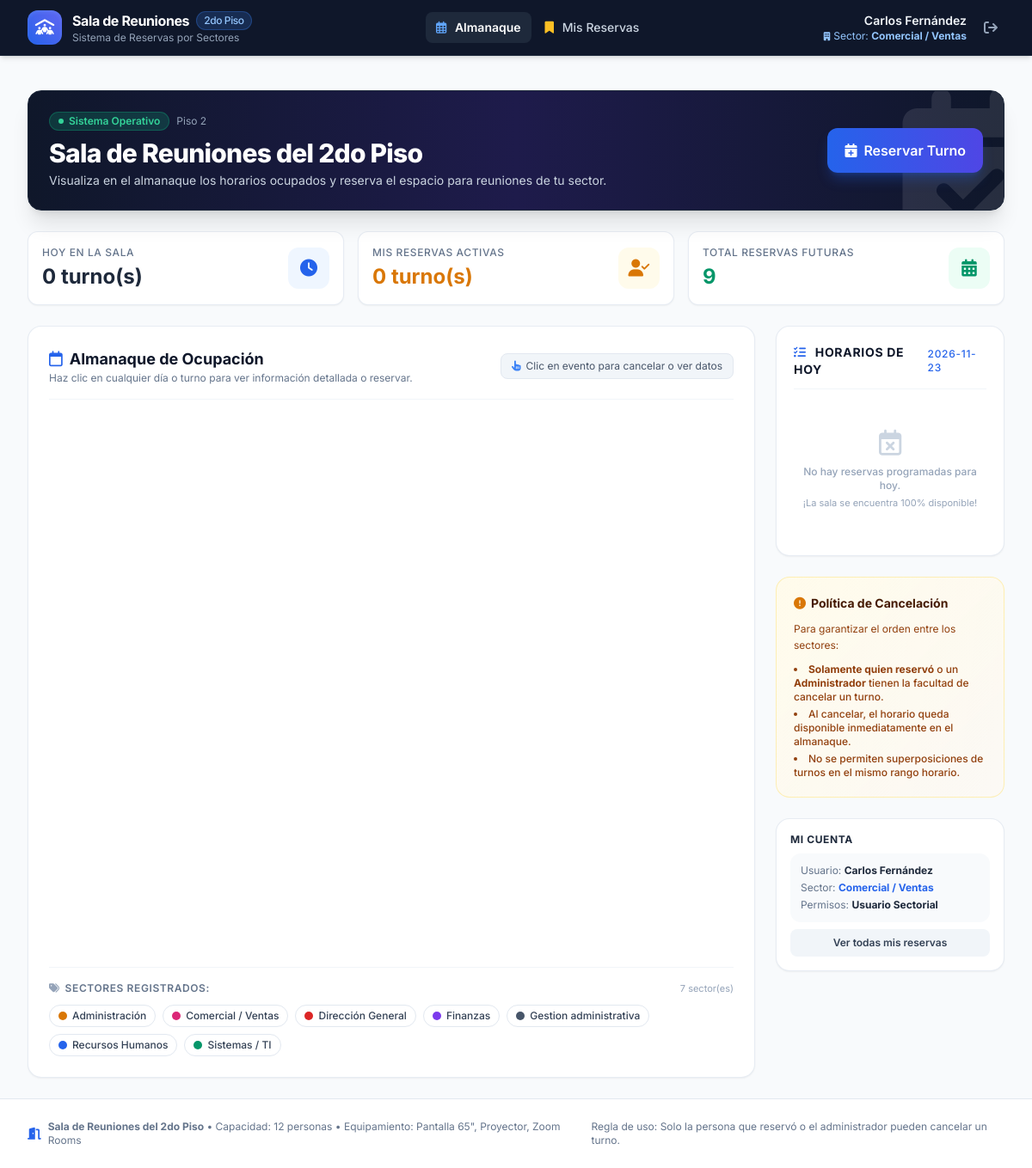
/ (signed in), run on the app's committed database.
### tables this page shows
CREATE TABLE users (
            id INTEGER PRIMARY KEY AUTOINCREMENT,
            username TEXT UNIQUE NOT NULL,
            password_hash TEXT NOT NULL,
            full_name TEXT NOT NULL,
            sector TEXT NOT NULL,
            role TEXT NOT NULL DEFAULT 'user',
            created_at TIMESTAMP DEFAULT CURRENT_TIMESTAMP
        );

### app.py (the view)
@app.route("/")
@login_required
def index():
    conn = get_db_connection()
    today_str = date.today().strftime("%Y-%m-%d")
    todays_reservations = conn.execute('''
        SELECT r.*, u.full_name, u.sector, u.username
        FROM reservations r
        JOIN users u ON r.user_id = u.id
        WHERE r.date = ? AND r.status = 'active'
        ORDER BY r.start_time ASC
    ''', (today_str,)).fetchall()
    total_active = conn.execute("SELECT COUNT(*) FROM reservations WHERE status = 'active'").fetchone()[0]
    my_active = conn.execute(
        "SELECT COUNT(*) FROM reservations WHERE user_id = ? AND status = 'active' AND date >= ?",
        (session["user_id"], today_str)
    ).fetchone()[0]
    conn.close()
    return render_template(
        "index.html",
        todays_reservations=todays_reservations,
        total_active=total_active,
        my_active=my_active,
        today_str=today_str
    )

### app.py (called while the page is built)
def login_required(f):
    @wraps(f)
    def decorated_function(*args, **kwargs):
        if "user_id" not in session:
            flash("Por favor inicia sesión para acceder.", "warning")
            return redirect(url_for("login"))
        return f(*args, **kwargs)
    return decorated_function

@app.context_processor
def inject_global_data():
    current_user = None
    if "user_id" in session:
        conn = get_db_connection()
        current_user = conn.execute("SELECT * FROM users WHERE id = ?", (session["user_id"],)).fetchone()
        conn.close()
    return {
        "current_user": current_user,
        "SECTORS": get_active_sectors(),
        "now": datetime.now()
    }

### database.py (called while the page is built)
def get_sector_color(sector_name):
    if not sector_name:
        return "#64748b"
    clean_name = sector_name.strip().lower()
    if clean_name in KNOWN_COLORS:
        return KNOWN_COLORS[clean_name]
    hash_val = sum((i + 1) * ord(c) for i, c in enumerate(clean_name))
    return SECTOR_PALETTE[hash_val % len(SECTOR_PALETTE)]

def get_active_sectors():
    try:
        conn = get_db_connection()
        rows = conn.execute("SELECT DISTINCT sector FROM users WHERE sector IS NOT NULL AND TRIM(sector) != '' ORDER BY sector ASC").fetchall()
        conn.close()
        return [{"name": r["sector"], "color": get_sector_color(r["sector"])} for r in rows]
    except Exception:
        return []

def get_db_connection():
    conn = sqlite3.connect(DB_NAME)
    conn.row_factory = sqlite3.Row
    conn.execute("PRAGMA foreign_keys = ON")
    return conn

### templates/index.html (shortened to what this page needs)
{% extends "base.html" %}
{% block content %}
<div class="space-y-6">
  <div class="bg-gradient-to-r from-slate-900 via-indigo-950 to-slate-900 rounded-2xl p-6 text-white shadow-xl border border-slate-800 relative overflow-hidden">
    <div class="absolute -right-10 -bottom-10 opacity-10 text-white pointer-events-none">
      <i class="fa-solid fa-calendar-check text-[180px]"></i>
    </div>
    <div class="relative z-10 flex flex-col md:flex-row md:items-center justify-between gap-6">
      <div>
        <div class="flex items-center gap-2 mb-2">
          <span class="inline-flex items-center px-2.5 py-0.5 rounded-full text-xs font-semibold bg-emerald-500/20 text-emerald-400 border border-emerald-500/30">
            <span class="w-1.5 h-1.5 rounded-full bg-emerald-400 mr-1.5 animate-pulse"></span> Sistema Operativo
          </span>
          <span class="text-xs text-slate-400">Piso 2</span>
        </div>
        <h1 class="text-2xl sm:text-3xl font-extrabold text-white tracking-tight">
          Sala de Reuniones del 2do Piso
        </h1>
        <p class="text-slate-300 text-sm mt-1 max-w-2xl">
          Visualiza en el almanaque los horarios ocupados y reserva el espacio para reuniones de tu sector.
        </p>
      </div>
      <div class="flex flex-col sm:flex-row items-stretch sm:items-center gap-3">
        <button onclick="openBookingModal()"
                class="inline-flex items-center justify-center gap-2 bg-gradient-to-r from-brand-600 to-indigo-600 hover:from-brand-500 hover:to-indigo-500 text-white font-semibold px-5 py-3.5 rounded-xl shadow-lg shadow-brand-600/30 transition-all hover:scale-[1.02] active:scale-[0.98]">
          <i class="fa-solid fa-calendar-plus text-base"></i>
          <span>Reservar Turno</span>
        </button>
      </div>
    </div>
  </div>
  <div class="grid grid-cols-1 sm:grid-cols-3 gap-4">
    <div class="bg-white rounded-xl p-4 border border-slate-200/80 shadow-sm flex items-center justify-between">
      <div>
        <p class="text-xs font-medium text-slate-500 uppercase tracking-wider">Hoy en la sala</p>
        <p class="text-2xl font-bold text-slate-800 mt-1">{{ todays_reservations|length }} turno(s)</p>
      </div>
      <div class="w-12 h-12 rounded-xl bg-brand-50 text-brand-600 flex items-center justify-center text-xl">
        <i class="fa-solid fa-clock"></i>
      </div>
    </div>
    <div class="bg-white rounded-xl p-4 border border-slate-200/80 shadow-sm flex items-center justify-between">
      <div>
        <p class="text-xs font-medium text-slate-500 uppercase tracking-wider">Mis reservas activas</p>
        <p class="text-2xl font-bold text-amber-600 mt-1">{{ my_active }} turno(s)</p>
      </div>
      <div class="w-12 h-12 rounded-xl bg-amber-50 text-amber-600 flex items-center justify-center text-xl">
        <i class="fa-solid fa-user-check"></i>
      </div>
    </div>
    <div class="bg-white rounded-xl p-4 border border-slate-200/80 shadow-sm flex items-center justify-between">
      <div>
        <p class="text-xs font-medium text-slate-500 uppercase tracking-wider">Total Reservas Futuras</p>
        <p class="text-2xl font-bold text-emerald-600 mt-1">{{ total_active }}</p>
      </div>
      <div class="w-12 h-12 rounded-xl bg-emerald-50 text-emerald-600 flex items-center justify-center text-xl">
        <i class="fa-solid fa-calendar-days"></i>
      </div>
    </div>
  </div>
  <div class="grid grid-cols-1 lg:grid-cols-4 gap-6">
    <div class="lg:col-span-3 space-y-4">
      <div class="bg-white rounded-2xl border border-slate-200/80 shadow-sm p-4 sm:p-6">
        <div class="flex flex-col sm:flex-row sm:items-center justify-between gap-4 pb-4 border-b border-slate-100 mb-4">
          <div>
            <h2 class="text-lg font-bold text-slate-900 flex items-center gap-2">
              <i class="fa-regular fa-calendar text-brand-600"></i> Almanaque de Ocupación
            </h2>
            <p class="text-xs text-slate-500">
              Haz clic en cualquier día o turno para ver información detallada o reservar.
            </p>
          </div>
          <div class="flex items-center gap-2">
            <span class="text-xs bg-slate-100 text-slate-600 px-3 py-1.5 rounded-lg border border-slate-200 flex items-center gap-1.5">
              <i class="fa-solid fa-hand-pointer text-brand-500 text-xs"></i> Clic en evento para cancelar o ver datos
            </span>
          </div>
        </div>
        <div id="calendar" class="min-h-[620px]"></div>
        {% if SECTORS and SECTORS|length > 0 %}
        <div class="mt-6 pt-4 border-t border-slate-100">
          <div class="flex items-center justify-between mb-2.5">
            <p class="text-xs font-semibold text-slate-500 uppercase tracking-wider flex items-center gap-1.5">
              <i class="fa-solid fa-tags text-slate-400"></i> Sectores Registrados:
            </p>
            <span class="text-[11px] text-slate-400">{{ SECTORS|length }} sector(es)</span>
          </div>
          <div class="flex flex-wrap gap-2">
            {% for sector in SECTORS %}
            <span class="inline-flex items-center text-xs font-medium px-2.5 py-1 rounded-full bg-white border border-slate-200 text-slate-700 shadow-xs">
              <span class="w-2.5 h-2.5 rounded-full mr-1.5" style="background-color: {{ sector.color }};"></span>
              {{ sector.name }}
            </span>
            {% endfor %}
          </div>
        </div>
        {% endif %}
      </div>
    </div>
    <div class="space-y-6">
      <div class="bg-white rounded-2xl border border-slate-200/80 shadow-sm p-5">
        <h3 class="text-sm font-bold text-slate-900 uppercase tracking-wider flex items-center justify-between pb-3 border-b border-slate-100 mb-3">
          <span><i class="fa-solid fa-list-check text-brand-600 mr-1.5"></i> Horarios de Hoy</span>
          <span class="text-xs text-brand-600 font-medium">{{ today_str }}</span>
        </h3>
        {% if todays_reservations %}
          <div class="space-y-3">
            {% for item in todays_reservations %}
              <div class="p-3 rounded-xl border border-slate-100 bg-slate-50/60 hover:bg-slate-100/80 transition-colors">
                <div class="flex items-center justify-between text-xs mb-1">
                  <span class="font-bold text-slate-800">
                    <i class="fa-regular fa-clock text-slate-400 mr-1"></i> {{ item.start_time }} - {{ item.end_time }}
                  </span>
                  <span class="px-2 py-0.5 rounded text-[11px] font-semibold bg-white border border-slate-200 text-slate-700">
                    {{ item.duration_minutes }} min
                  </span>
                </div>
                <div class="text-xs font-bold text-slate-900 truncate">
                  {{ item.title }}
                </div>
                <div class="text-[11px] text-slate-500 mt-1 flex items-center justify-between">
                  <span><i class="fa-solid fa-building text-[10px] text-slate-400 mr-1"></i>{{ item.sector }}</span>
                  <span class="text-slate-600 font-medium">{{ item.full_name }}</span>
                </div>
              </div>
            {% endfor %}
          </div>
        {% else %}
          <div class="text-center py-8 text-slate-400">
            <i class="fa-regular fa-calendar-xmark text-3xl mb-2 text-slate-300"></i>
            <p class="text-xs font-medium">No hay reservas programadas para hoy.</p>
            <p class="text-[11px] text-slate-400 mt-1">¡La sala se encuentra 100% disponible!</p>
          </div>
        {% endif %}
      </div>
      <div class="bg-gradient-to-br from-amber-50 to-orange-50/50 rounded-2xl border border-amber-200/60 p-5 text-amber-900 text-xs space-y-2.5">
        <h4 class="font-bold text-amber-950 flex items-center gap-1.5 text-sm">
          <i class="fa-solid fa-circle-exclamation text-amber-600"></i> Política de Cancelación
        </h4>
        <p class="text-amber-800 leading-relaxed">
          Para garantizar el orden entre los sectores:
        </p>
        <ul class="list-disc list-inside space-y-1 text-amber-800 font-medium">
          <li><strong>Solamente quien reservó</strong> o un <strong>Administrador</strong> tienen la facultad de cancelar un turno.</li>
          <li>Al cancelar, el horario queda disponible inmediatamente en el almanaque.</li>
          <li>No se permiten superposiciones de turnos en el mismo rango horario.</li>
        </ul>
      </div>
      <div class="bg-white rounded-2xl border border-slate-200/80 shadow-sm p-4 text-xs space-y-2">
        <h4 class="font-bold text-slate-800 text-xs uppercase tracking-wider">Mi Cuenta</h4>
        <div class="p-3 bg-slate-50 rounded-xl space-y-1">
          <p><span class="text-slate-500">Usuario:</span> <strong>{{ current_user.full_name }}</strong></p>
          <p><span class="text-slate-500">Sector:</span> <strong class="text-brand-600">{{ current_user.sector }}</strong></p>
          <p><span class="text-slate-500">Permisos:</span> <strong>{{ 'Administrador General' if current_user.role == 'admin' else 'Usuario Sectorial' }}</strong></p>
        </div>
        <a href="{{ url_for('my_bookings') }}" class="block text-center w-full py-2 bg-slate-100 hover:bg-slate-200 text-slate-700 font-semibold rounded-lg transition-colors">
          Ver todas mis reservas
        </a>
      </div>
    </div>
  </div>
</div>
{% endblock %}

### templates/base.html (shortened to what this page needs)
<!DOCTYPE html>
<html lang="es" class="h-full bg-slate-50">
<head>
  <script src="https://cdn.tailwindcss.com"></script>
  <link rel="stylesheet" href="https://cdnjs.cloudflare.com/ajax/libs/font-awesome/6.5.1/css/all.min.css">
  <link rel="stylesheet" href="{{ url_for('static', filename='css/style.css') }}">
</head>
<body class="h-full flex flex-col antialiased text-slate-800">
  <header class="bg-slate-900 border-b border-slate-800 text-white shadow-md sticky top-0 z-40">
    <div class="max-w-7xl mx-auto px-4 sm:px-6 lg:px-8">
      <div class="flex items-center justify-between h-16">
        <div class="flex items-center space-x-3">
          <a href="{{ url_for('index') }}" class="flex items-center space-x-3 group">
            <div class="w-10 h-10 rounded-xl bg-gradient-to-tr from-brand-600 to-indigo-500 flex items-center justify-center text-white shadow-inner shadow-brand-400/30 group-hover:scale-105 transition-transform">
              <i class="fa-solid fa-people-roof text-lg"></i>
            </div>
            <div>
              <div class="font-bold text-base tracking-tight text-white flex items-center gap-2">
                Sala de Reuniones
                <span class="text-xs bg-brand-500/20 text-brand-300 border border-brand-500/30 px-2 py-0.5 rounded-full font-medium">2do Piso</span>
              </div>
              <div class="text-xs text-slate-400">Sistema de Reservas por Sectores</div>
            </div>
          </a>
        </div>
        {% if current_user %}
        <nav class="hidden md:flex items-center space-x-1">
          <a href="{{ url_for('index') }}"
             class="px-3 py-2 rounded-lg text-sm font-medium transition-colors {% if request.endpoint == 'index' %}bg-slate-800 text-white font-semibold{% else %}text-slate-300 hover:text-white hover:bg-slate-800/60{% endif %}">
            <i class="fa-regular fa-calendar-days mr-1.5 text-brand-400"></i> Almanaque
          </a>
          <a href="{{ url_for('my_bookings') }}"
             class="px-3 py-2 rounded-lg text-sm font-medium transition-colors {% if request.endpoint == 'my_bookings' %}bg-slate-800 text-white font-semibold{% else %}text-slate-300 hover:text-white hover:bg-slate-800/60{% endif %}">
            <i class="fa-solid fa-bookmark mr-1.5 text-amber-400"></i> Mis Reservas
          </a>
        </nav>
        <div class="flex items-center space-x-3">
          <div class="hidden sm:flex flex-col items-end">
            <div class="text-sm font-semibold text-slate-100 flex items-center gap-1.5">
              {{ current_user.full_name }}
            </div>
            <div class="text-xs text-brand-300 flex items-center gap-1">
              <i class="fa-solid fa-building text-[10px]"></i>
              <span>Sector: <strong>{{ current_user.sector }}</strong></span>
            </div>
          </div>
          <a href="{{ url_for('logout') }}" title="Cerrar sesión"
             class="p-2 text-slate-400 hover:text-rose-400 hover:bg-slate-800 rounded-lg transition-colors">
            <i class="fa-solid fa-arrow-right-from-bracket text-base"></i>
          </a>
        </div>
        {% endif %}
      </div>
    </div>
  </header>
  <main class="flex-grow max-w-7xl mx-auto px-4 sm:px-6 lg:px-8 py-6 w-full">
    {% block content %}{% endblock %}
  </main>
  <footer class="bg-white border-t border-slate-200 py-6 text-slate-500 text-xs mt-auto">
    <div class="max-w-7xl mx-auto px-4 sm:px-6 lg:px-8 flex flex-col sm:flex-row items-center justify-between gap-4">
      <div class="flex items-center gap-2">
        <i class="fa-solid fa-door-open text-brand-600 text-sm"></i>
        <span><strong>Sala de Reuniones del 2do Piso</strong> &bull; Capacidad: 12 personas &bull; Equipamiento: Pantalla 65", Proyector, Zoom Rooms</span>
      </div>
      <div>
        <span>Regla de uso: Solo la persona que reservó o el administrador pueden cancelar un turno.</span>
      </div>
    </div>
  </footer>
</body>
</html>

### static/css/style.css (style rules this page uses)
:root { --primary-color: #1e3a8a; --secondary-color: #3b82f6; }
body { font-family: 'Inter', system-ui, -apple-system, BlinkMacSystemFont, 'Segoe UI', Roboto, Oxygen, Ubuntu, Cantarell, sans-serif; background-color: #f8fafc; color: #1e293b; }

### data on the page
users: full_name "Carlos Fernández", sector "Comercial / Ventas", name "Comercial / Ventas", role "Usuario Sectorial"
users: name "Administración"
users: name "Dirección General"
users: name "Finanzas"
users: name "Gestion administrativa"
users: name "Recursos Humanos"
users: name "Sistemas / TI"

### other printed values
{{ todays_reservations|length }} "0"
{{ my_active }} "0"
{{ total_active }} "9"
{{ SECTORS|length }} "7"
